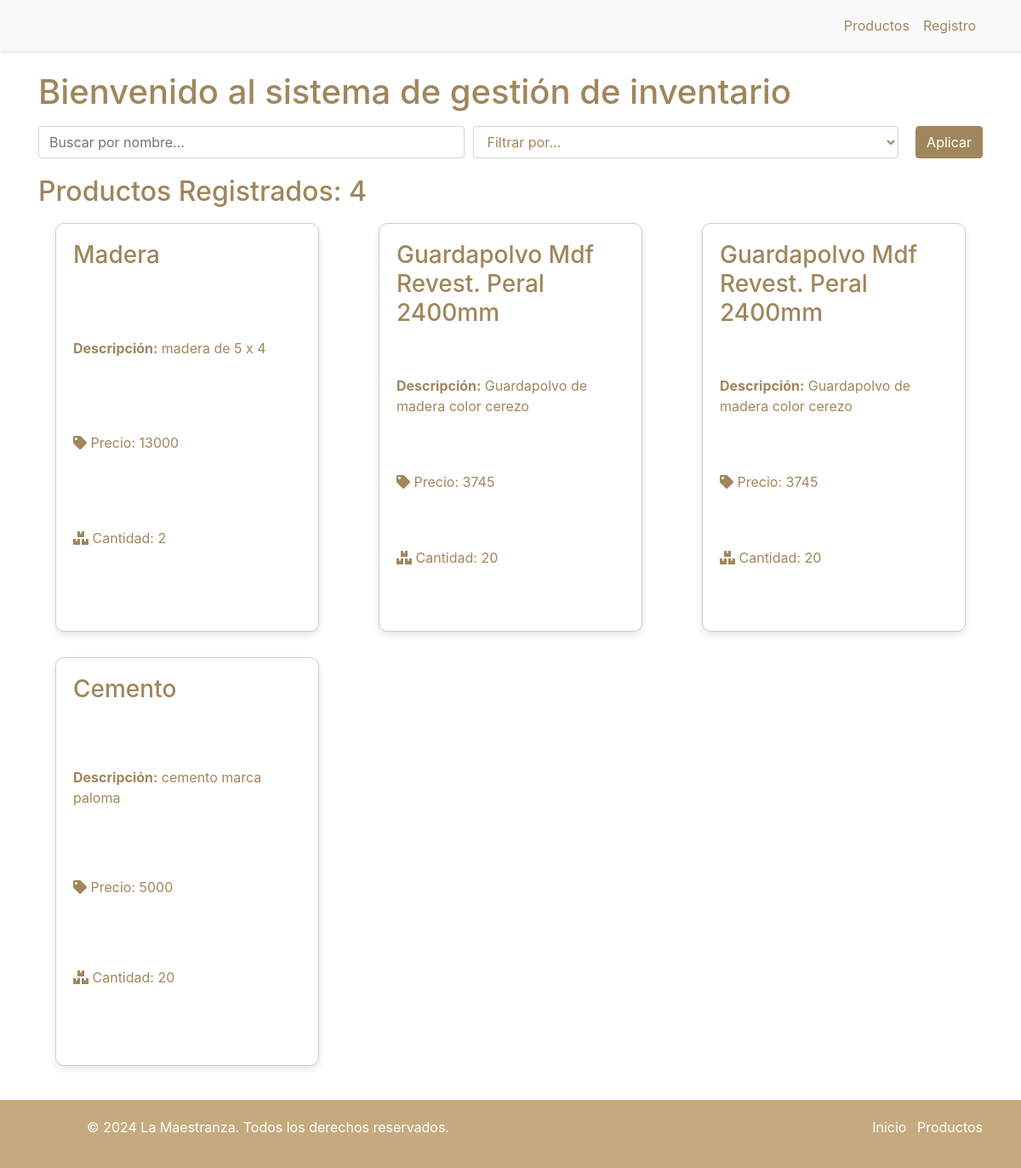
The page / on the database its author committed.
### inventario/models.py (models this page shows, shortened)
class Producto(models.Model):
    nombre = models.CharField(max_length=100)
    descripcion = models.TextField()
    precio = models.DecimalField(max_digits=10, decimal_places=2)
    cantidad = models.IntegerField()
    class Meta:
        app_label = 'inventario'  # Define el app_label para asociar el modelo a la aplicación 'inventario'

### inventario/views.py (the view)
# urls.py: path('', views.inicio, name='inicio'),  # Ruta para la página de inicio
def inicio(request):
    productos = Producto.objects.all()
    q = request.GET.get('q')
    filtro = request.GET.get('filtro')
    if q:
        productos = productos.filter(nombre__icontains=q)
    if filtro == 'precio':
        productos = productos.order_by('precio')
    elif filtro == 'cantidad':
        productos = productos.order_by('cantidad')
    context = {
        'productos': productos
    }
    return render(request, 'core/inicio.html', context)

### inventario/templates/core/inicio.html (shortened to what this page needs)
<!DOCTYPE html>
<html lang="es">
<head>
    <link href="https://stackpath.bootstrapcdn.com/bootstrap/4.5.2/css/bootstrap.min.css" rel="stylesheet">
    <link href="https://cdnjs.cloudflare.com/ajax/libs/font-awesome/5.15.3/css/all.min.css" rel="stylesheet">
</head>
<body>
    <nav class="navbar navbar-expand-lg navbar-light bg-light">
        <div class="container">
            <div class="collapse navbar-collapse" id="navbarNav">
                <ul class="navbar-nav ml-auto">
                    <li class="nav-item active">
                        <a class="nav-link" href="{% url 'inicio' %}">Productos <span class="sr-only">(current)</span></a>
                    </li>
                    <li class="nav-item">
                        <a class="nav-link" href="{% url 'registrar_producto' %}">Registro</a>
                    </li>
                </ul>
            </div>
        </div>
    </nav>
    <div class="container mt-4">
        <h1 style="color: #a0865c;">Bienvenido al sistema de gestión de inventario</h1>
        <form id="filtro-form" method="get" action="{% url 'inicio' %}">
            <div class="filtro-barra">
                <input type="text" name="q" class="form-control" placeholder="Buscar por nombre..." style="color: #a0865c;">
                <select name="filtro" class="form-control" style="color: #a0865c;">
                    <option value="">Filtrar por...</option>
                </select>
                <button type="submit" class="btn btn-primary" style="background-color: #a0865c; border-color: #a0865c;">Aplicar</button>
            </div>
        </form>
        <h2 style="color: #a0865c;">Productos Registrados: {% if productos %}{{ productos|length }}{% else %}0{% endif %}</h2>
        {% if productos %}
            <div class="row">
                {% for producto in productos %}
                <div class="col-lg-4 col-md-6">
                    <div class="card">
                        <div class="card-body">
                            <h3 style="color: #a0865c;">{{ producto.nombre }}</h3>
                            <p class="desc"><strong>Descripción:</strong> {{ producto.descripcion }}</p>
                            <p class="desc"><i class="fas fa-tag precio-icon"></i> Precio: {{ producto.precio|floatformat:"0" }}</p>
                            <p class="desc"><i class="fas fa-boxes"></i> Cantidad: {{ producto.cantidad }}</p>
                        </div>
                    </div>
                </div>
                {% endfor %}
            </div>
        {% else %}
            <a href="{% url 'inicio' %}" class="btn btn-outline-primary btn-block mt-3">Volver a la lista</a>
        {% endif %}
    </div>
    <footer class="footer">
        <div class="container">
            <div class="row">
                <div class="col-md-6">
                    <p>&copy; 2024 La Maestranza. Todos los derechos reservados.</p>
                </div>
                <div class="col-md-6 text-right">
                    <ul class="list-inline">
                        <li class="list-inline-item"><a href="#">Inicio</a></li>
                        <li class="list-inline-item"><a href="#">Productos</a></li>
                    </ul>
                </div>
            </div>
        </div>
    </footer>
</body>
</html>

### inventario/templates/core/inicio.html (style rules this page uses)
.navbar { background-color: #fff; box-shadow: 0 2px 4px rgba(0,0,0,0.1); padding: 10px 0; }
.navbar-nav .nav-link { color: #a0865c !important; }
.navbar-toggler-icon, .fas { color: #a0865c !important; }
.card { border: 1px solid #ccc; border-radius: 10px; margin: 20px; box-shadow: 0 4px 8px rgba(0,0,0,0.1); height: 60vh; margin-top: 10px; }
.card-body { display: grid; grid-template-columns: 1fr; gap: 10px; }
.precio-icon { color: #007bff; }
.filtro-barra { display: flex; justify-content: center; align-items: center; margin-bottom: 20px; }
.filtro-barra .form-control { margin-right: 10px; color: #a0865c; }
.filtro-barra .btn { margin-left: 10px; background-color: #a0865c; border-color: #a0865c; }
.desc { color: #a0865c; }
.footer { background-color: #c6aa7f; color: #fff; padding: 20px 0; text-align: center; margin-top: 20px; }
.footer a { color: #fff; }

### rows shown on the page
Producto: nombre "Madera", descripcion "madera de 5 x 4", precio "13000", cantidad "2"
Producto: nombre "Guardapolvo Mdf Revest. Peral 2400mm", descripcion "Guardapolvo de madera color cerezo", precio "3745", cantidad "20"
Producto: nombre "Guardapolvo Mdf Revest. Peral 2400mm", descripcion "Guardapolvo de madera color cerezo", precio "3745", cantidad "20"
Producto: nombre "Cemento", descripcion "cemento marca paloma", precio "5000", cantidad "20"

### other values the page prints
{{ productos|length }} "4"
